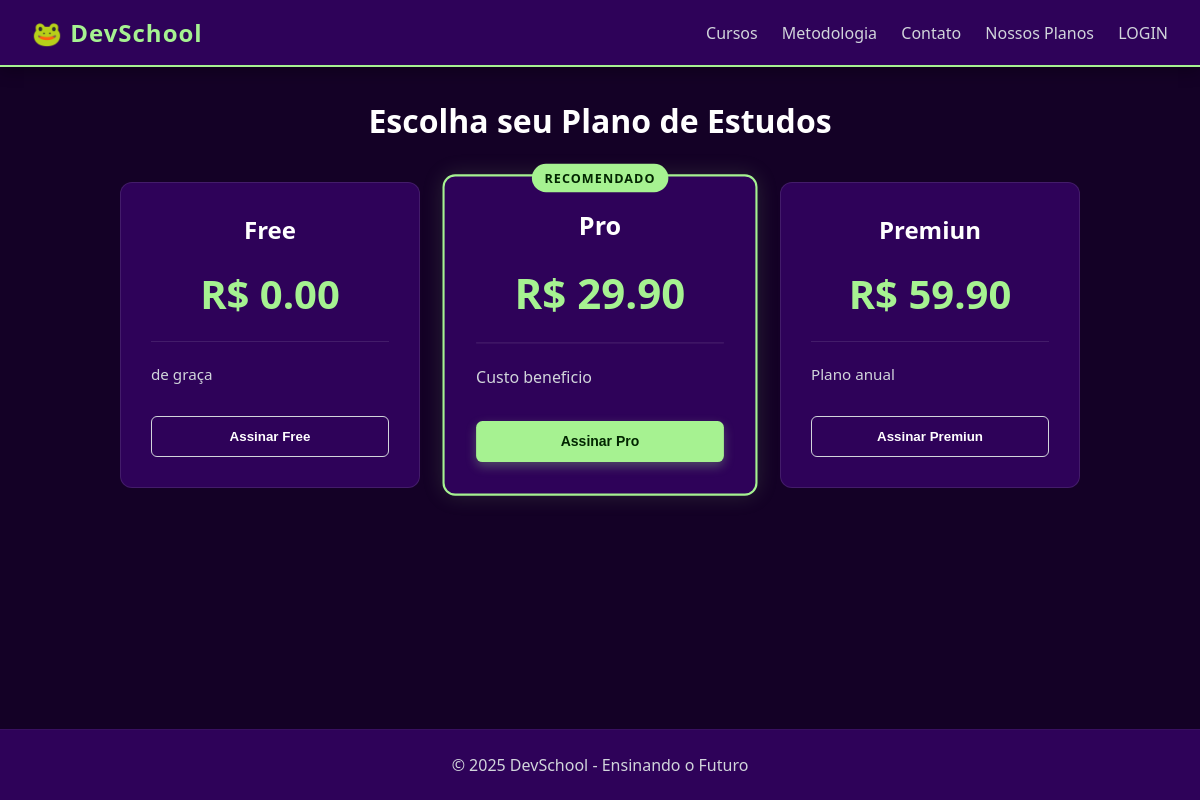
Screenshot of /assinaturas/ with the database file from the repository.
### app/models.py (models this page shows, shortened)
class Plano(models.Model):
    nome = models.CharField(max_length=20)
    preco = models.DecimalField(max_digits=8, decimal_places=2)
    beneficios = models.TextField()
    destaque = models.BooleanField(default=False)

### app/views.py (the view)
# urls.py: path('assinaturas/', views.assinaturas_view, name='assinaturas'),
def assinaturas_view(request):
    todas_as_assinaturas=Plano.objects.all()
    context = {
        "planos" : todas_as_assinaturas
    }
    return render(request, 'assinaturas.html', context)

### app/templates/assinaturas.html (shortened to what this page needs)
{% extends 'base.html' %}
{% block conteudo %}
    <div class="container">
        <h1 class="text-center mb-30" style="color: var(--text-main);">Escolha seu Plano de Estudos</h1>
        <div class="plans-container">
            {% for plano in planos %}
                <div class="plan-card {% if plano.destaque %}highlight{% endif %}">
                    {% if plano.destaque %}
                        <div class="badge-recommended">Recomendado</div>
                    {% endif %}
                    <h2 class="plan-name">{{ plano.nome }}</h2>
                    <div class="plan-price">
                        R$ {{ plano.preco }}
                    </div>
                    <div class="plan-benefits">
                        {{ plano.beneficios }}
                    </div>
                    <button class="btn-plan {% if plano.destaque %}btn-highlight{% else %}btn-outline{% endif %}">
                        Assinar {{ plano.nome }}
                    </button>
                </div>
            {% endfor %}
        </div>
    </div>
{% endblock %}

### app/static/style.css (style rules this page uses)
:root { --background-color: #140126; --primary-surface: #2E0259; --accent-color: #A6F291; --contrast-text: #022601; --text-main: #ffffff; --text-secondary: #d1d5db; }
* { margin: 0; padding: 0; box-sizing: border-box; }
body { font-family: 'Segoe UI', Tahoma, Geneva, Verdana, sans-serif; background-color: var(--background-color); color: var(--text-main); display: flex; flex-direction: column; min-height: 100vh; }
.container { max-width: 1100px; margin: 2rem auto; padding: 0 20px; flex: 1; width: 100%; }
h1, h3 { color: var(--text-main); margin-bottom: 20px; }
.text-center { text-align: center; }
.mb-30 { margin-bottom: 30px; }
.plans-container { display: flex; justify-content: center; align-items: flex-start; gap: 30px; flex-wrap: wrap; margin-top: 40px; }
.plan-card { background-color: var(--primary-surface); border: 1px solid rgba(255, 255, 255, 0.1); border-radius: 12px; padding: 30px; width: 300px; text-align: center; transition: transform 0.3s, border-color 0.3s, box-shadow 0.3s; position: relative; }
.plan-card.highlight { border: 2px solid var(--accent-color); box-shadow: 0 0 20px rgba(166, 242, 145, 0.15); transform: scale(1.05); z-index: 2; }
.badge-recommended { background-color: var(--accent-color); color: var(--contrast-text); font-size: 0.75rem; font-weight: bold; padding: 5px 12px; border-radius: 20px; position: absolute; top: -12px; left: 50%; transform: translateX(-50%); text-transform: uppercase; letter-spacing: 1px; }
.plan-name { color: var(--text-main); font-size: 1.5rem; margin-bottom: 10px; }
.plan-price { font-size: 2.5rem; font-weight: bold; color: var(--accent-color); margin: 20px 0; }
.plan-benefits { text-align: left; color: var(--text-secondary); font-size: 0.95rem; line-height: 1.6; margin-bottom: 30px; border-top: 1px solid rgba(255,255,255,0.1); padding-top: 20px; }
.btn-plan { width: 100%; padding: 12px; border-radius: 6px; font-weight: bold; cursor: pointer; transition: all 0.2s; }
.btn-outline { background: transparent; border: 1px solid var(--text-secondary); color: var(--text-main); }
.btn-highlight { background-color: var(--accent-color); color: var(--contrast-text); border: none; box-shadow: 0 4px 10px rgba(166, 242, 145, 0.3); }
:root { --danger-color: #ef4444; --danger-hover: #dc2626; }

### rows the page displays
Plano: nome "Free", preco "0.00", beneficios "de graça"
Plano: destaque "RECOMENDADO", nome "Pro", preco "29.90", beneficios "Custo beneficio"
Plano: nome "Premiun", preco "59.90", beneficios "Plano anual"
